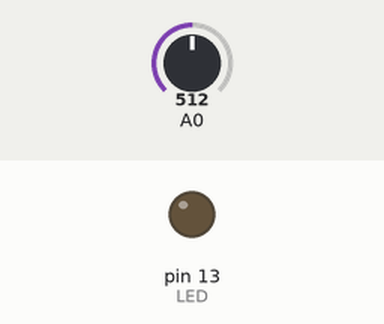
Recording of a sketch running on a simulated Arduino Uno, built with avr-gcc and run on an emulated ATmega328P. On the bench: output pins drawn as LEDs (lit = HIGH). Inputs (shaded band) come from the test bench; at power-on: A0 = 512. What the sketch prints to the serial monitor is not drawn.

Above: at 1.2 s.
1.3 s: A0 set to 982
2.8 s: A0 set to 1007
At 3.3 s:
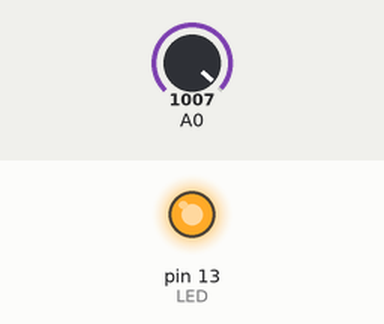
4.3 s: A0 set to 990
At 4.6 s:
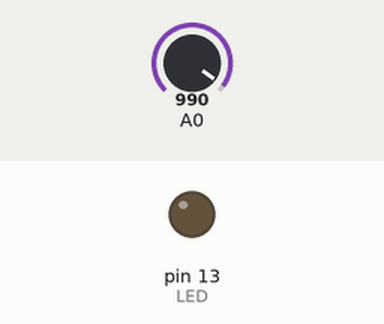
5.8 s: A0 set to 1010
At 6.9 s:
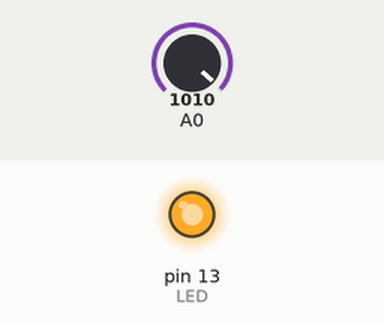
Timing chart, 0 to 8.3 s (numbered marks = the images above; inputs shaded):
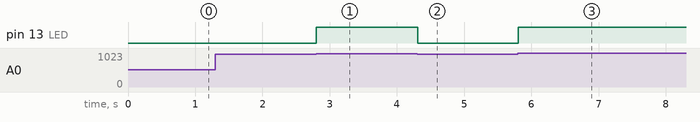

Measured:
- the behaviour switches between 999 and 1000 on A0 (found by bisection; images 0 and 1)
- after the input at 1.3 s, every drawn part: stays the same
- after the input at 2.8 s, pin 13 (LED): LOW → HIGH at once
- after the input at 4.3 s, pin 13 (LED): HIGH → LOW at once
- after the input at 5.8 s, pin 13 (LED): LOW → HIGH at once

The sketch:

photo_diode_circuit.ino
```cpp
int LED = 13;
int val = 0;
void setup(){
  pinMode(LED,OUTPUT);
  Serial.begin(9600);
}

void loop(){
  val = analogRead(0);
  Serial.print(val);
  if(val<1000){
    digitalWrite(LED,LOW);
  }else{digitalWrite(LED,HIGH);
  }delay(10);
}
```
